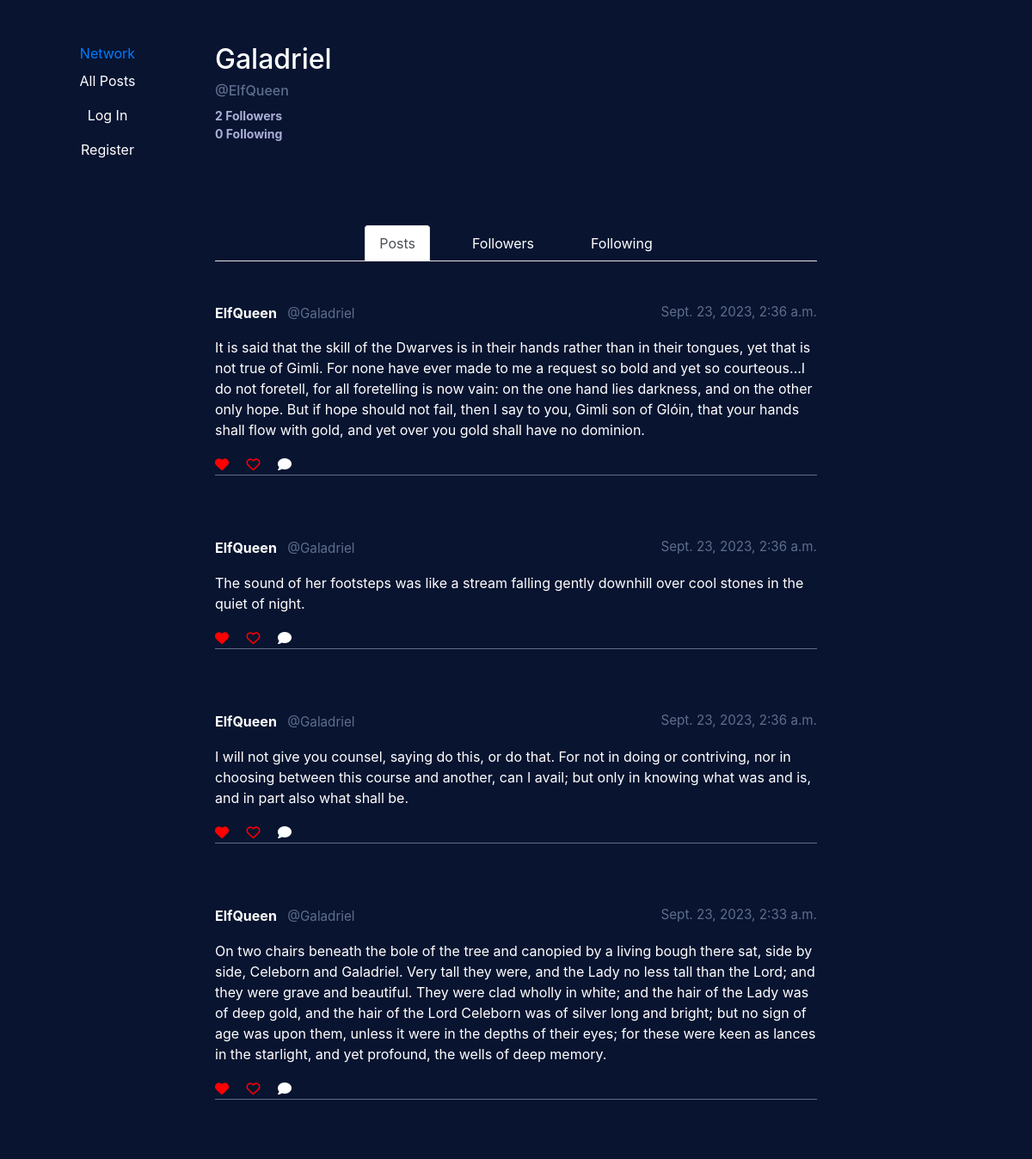
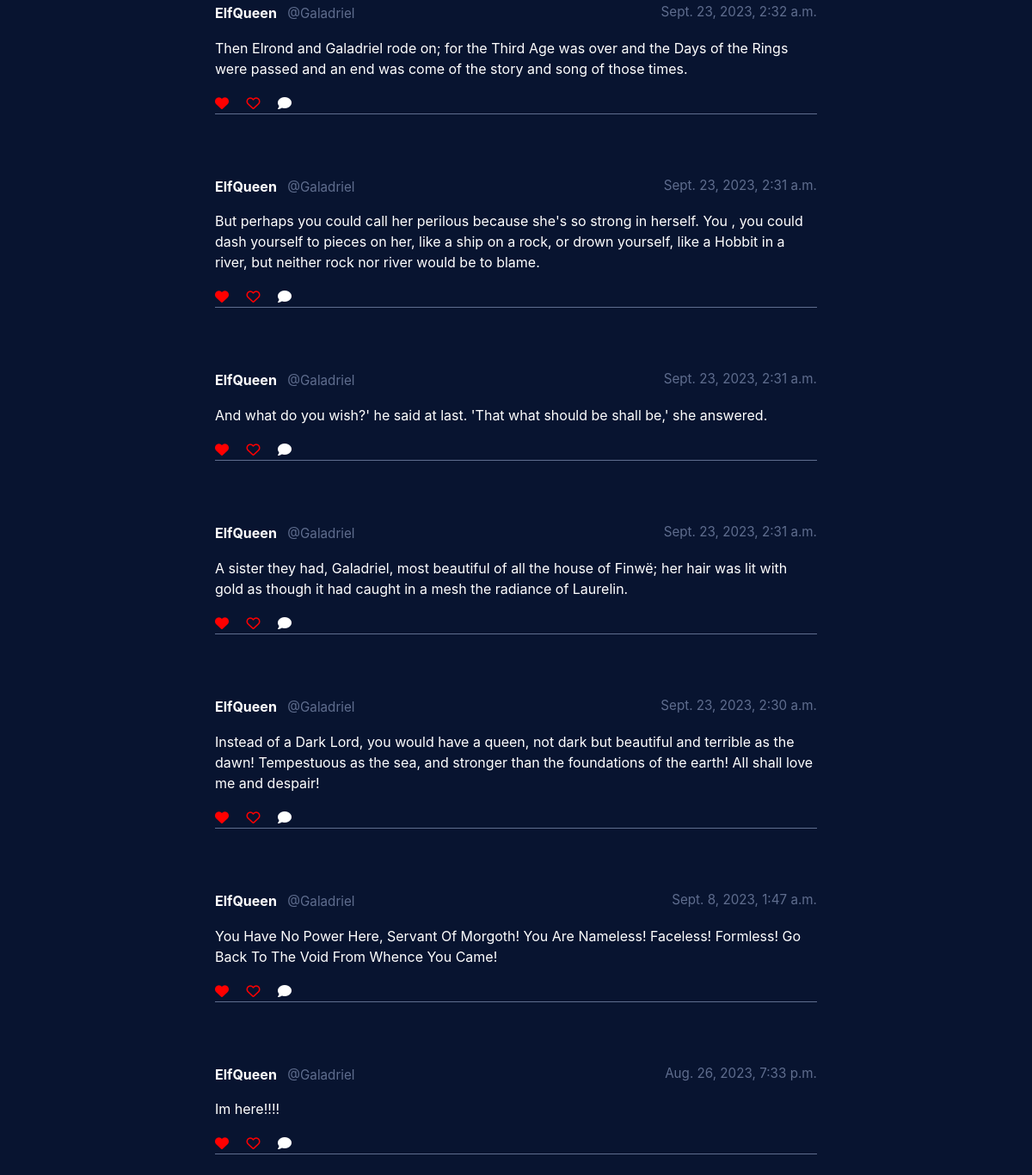
The app's page /profile/Galadriel with its own data (2 pictures, top to bottom).
### network/models.py (models this page shows, shortened)
class User(AbstractUser, models.Model):
    nickname = models.CharField(max_length=50, blank=True, null=True)
    followers = models.ManyToManyField('self', symmetrical=False, blank=True, related_name='following_users')
    following = models.ManyToManyField('self', symmetrical=False, blank=True, related_name='followers_users')
    liked_posts = models.ManyToManyField('Post', related_name='liking_users')

class Post(models.Model):
    user = models.ForeignKey(User, on_delete=models.CASCADE, related_name="posts")
    newPost = models.CharField(max_length=512)
    timestamp = models.DateTimeField(auto_now_add=True)

### network/views.py (the view)
# urls.py: path("profile/<str:profile>", views.profile, name="profile"),
def profile(request, profile):
    user_profile = User.objects.filter(username=profile).first()
    userPost = Post.objects.filter(user=user_profile).order_by('-timestamp')
    followers = user_profile.followers.all()
    following = user_profile.following.all()
    return render(request, "network/profile.html", {
       "user_profile": user_profile,
       "userPost": userPost,
       "len_followers": len(followers),
       "len_following": len(following)
    })

### network/templates/network/profile.html (shortened to what this page needs)
{% extends "network/layout.html" %} {% load static %} {% block body %}
<div class="d-flex justify-content-between pb-5">
  <div>
    <h1 class="profile-username">{{ user_profile.username }}</h1>
    <h4 class="profile-nickname">@{{ user_profile.nickname }}</h4>
    <p class="mb-0 social-length" id="followerLength">
      {{ len_followers }} Followers
    </p>
    <p class="mb-0 social-length" id="followingLength">
      {{ len_following }} Following
    </p>
  </div>
</div>
<ul class="nav nav-tabs mt-5 d-flex justify-content-center">
  <li class="nav-item mx-3">
    <a class="nav-link active" href="#" id="posts">Posts</a>
  </li>
  <li class="nav-item mx-3">
    <a
      class="nav-link"
      href="#"
      data-user="{{ user_profile.username }}"
      id="followers"
      >Followers</a
    >
  </li>
  <li class="nav-item mx-3">
    <a
      class="nav-link"
      href="#"
      data-user="{{ user_profile.username }}"
      id="following"
      >Following</a
    >
  </li>
</ul>
<div id="postRow" class="d-block">
  <div class="row no-gutters">
    {% for post in userPost %}
    <div class="col-12 post-wrapper mb-4 mt-5">
      <div class="d-flex justify-content-between">
        <div>
          <a
            href="{% url 'network:profile' post.user.username  %}"
            class="mr-2 font-weight-bold profile-link"
            >{{ post.user.nickname }}</a
          >
          <span class="username-text">@{{ post.user.username }}</span>
        </div>
        <span class="date-info">{{ post.timestamp}}</span>
      </div>
      <p class="mt-3">{{ post.newPost }}</p>
      <i class="fa-solid fa-heart like-heart mr-3"></i>
      <i class="fa-regular fa-heart like-heart mr-3"></i>
      <i class="fa-solid fa-comment mr-3"></i>
    </div>
    {% endfor %}
  </div>
</div>
{% endblock %}

### network/static/network/styles.css (style rules this page uses)
:root { --net-black: #1B1B1B; --net-darkBlue: #081430; --net-midBlue: #182649; --net-lightBlue: #3F4E74; --net-lighterBlue: #5F6D8E }
* { box-sizing: border-box; }
.nav-link { color: #fff; }
.username-text, .date-info { color: var(--net-lighterBlue); font-size: 0.95rem; }
.post-wrapper { border-bottom: 1px solid var(--net-lighterBlue); }
.like-heart { color: red }
.profile-link { color:#fff; }
.profile-username { font-size: 32px; }
.profile-nickname { font-size: 1rem; color: var(--net-lighterBlue); }
.social-length { font-size: 14px; color: #abaed7; font-weight: bold; }

### records on screen
User: username "Galadriel", nickname "ElfQueen"
Post: user.nickname "ElfQueen", user.username "Galadriel", timestamp "Sept. 23, 2023, 2:36 a.m.", newPost "It is said that the skill of the Dwarves is in their hands rather than in their tongues, yet that is not true of Gimli. For none have ever made to me a request so bold and yet so courteous...I do not foretell, for all foretelling is now vain: on the one hand lies darkness, and on the other only hope. But if hope should not fail, then I say to you, Gimli son of Glóin, that your hands shall flow with gold, and yet over you gold shall have no dominion."
Post: user.nickname "ElfQueen", user.username "Galadriel", timestamp "Sept. 23, 2023, 2:36 a.m.", newPost "The sound of her footsteps was like a stream falling gently downhill over cool stones in the quiet of night."
Post: user.nickname "ElfQueen", user.username "Galadriel", timestamp "Sept. 23, 2023, 2:36 a.m.", newPost "I will not give you counsel, saying do this, or do that. For not in doing or contriving, nor in choosing between this course and another, can I avail; but only in knowing what was and is, and in part also what shall be."
Post: user.nickname "ElfQueen", user.username "Galadriel", timestamp "Sept. 23, 2023, 2:33 a.m.", newPost "On two chairs beneath the bole of the tree and canopied by a living bough there sat, side by side, Celeborn and Galadriel. Very tall they were, and the Lady no less tall than the Lord; and they were grave and beautiful. They were clad wholly in white; and the hair of the Lady was of deep gold, and the hair of the Lord Celeborn was of silver long and bright; but no sign of age was upon them, unless it were in the depths of their eyes; for these were keen as lances in the starlight, and yet profound, the wells of deep memory."
Post: user.nickname "ElfQueen", user.username "Galadriel", timestamp "Sept. 23, 2023, 2:32 a.m.", newPost "Then Elrond and Galadriel rode on; for the Third Age was over and the Days of the Rings were passed and an end was come of the story and song of those times."
Post: user.nickname "ElfQueen", user.username "Galadriel", timestamp "Sept. 23, 2023, 2:31 a.m.", newPost "But perhaps you could call her perilous because she's so strong in herself. You , you could dash yourself to pieces on her, like a ship on a rock, or drown yourself, like a Hobbit in a river, but neither rock nor river would be to blame."
Post: user.nickname "ElfQueen", user.username "Galadriel", timestamp "Sept. 23, 2023, 2:31 a.m.", newPost "And what do you wish?' he said at last. 'That what should be shall be,' she answered."
Post: user.nickname "ElfQueen", user.username "Galadriel", timestamp "Sept. 23, 2023, 2:31 a.m.", newPost "A sister they had, Galadriel, most beautiful of all the house of Finwë; her hair was lit with gold as though it had caught in a mesh the radiance of Laurelin."
Post: user.nickname "ElfQueen", user.username "Galadriel", timestamp "Sept. 23, 2023, 2:30 a.m.", newPost "Instead of a Dark Lord, you would have a queen, not dark but beautiful and terrible as the dawn! Tempestuous as the sea, and stronger than the foundations of the earth! All shall love me and despair!"
Post: user.nickname "ElfQueen", user.username "Galadriel", timestamp "Sept. 8, 2023, 1:47 a.m.", newPost "You Have No Power Here, Servant Of Morgoth! You Are Nameless! Faceless! Formless! Go Back To The Void From Whence You Came!"
Post: user.nickname "ElfQueen", user.username "Galadriel", timestamp "Aug. 26, 2023, 7:33 p.m.", newPost "Im here!!!!"

### other values on screen
{{ len_followers }} "2"
{{ len_following }} "0"
